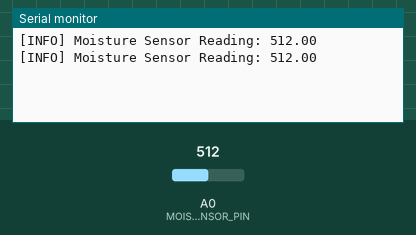
Bench run of a sketch on a simulated Arduino Uno, built with avr-gcc and run on an emulated ATmega328P. On the bench: the last lines printed to the serial monitor. The test bench sets the inputs (shaded band); at power-on: A0 (MOISTURE_SENSOR_PIN) = 512.

Above: at 5.8 s.
5.9 s: A0 (MOISTURE_SENSOR_PIN) set to 716
At 10.5 s:
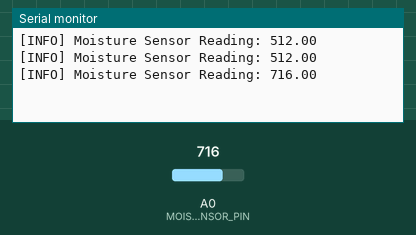
11.9 s: A0 (MOISTURE_SENSOR_PIN) set to 900
At 15.6 s:
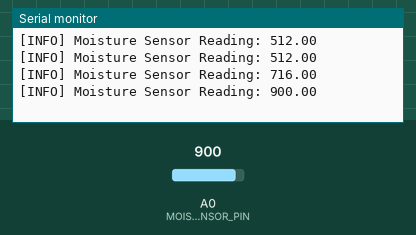
Timing chart, 0 to 17.1 s (numbered marks = the images above; inputs shaded):
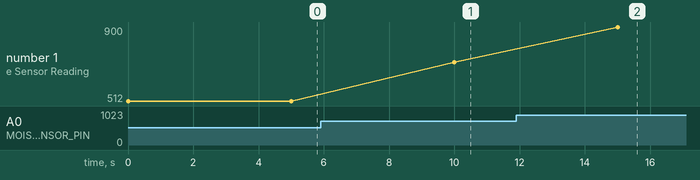

The sketch:

soil-moisture-sensor.ino
```cpp
/***************************************************************************
 * Sketch Name: IoT Sensors- Soil Moisture Sensor
 * Description: This sketch illustrates how to read soil moisture data
                from sensor
 * Created On:  January 15, 2016
 * Author:      Adeel Javed
 * Website:     http://codifythings.com
 **************************************************************************/

/***************************************************************************
 * External Libraries
 **************************************************************************/

#include <SPI.h>

/*****************************************************************************
 * Sensor Setup - Variables & Functions
 ****************************************************************************/

int MOISTURE_SENSOR_PIN = A0;
float moistureSensorValue = 0.0;

void readSensorData()
{
  //Read Mositure Sensor Value
  moistureSensorValue = analogRead(MOISTURE_SENSOR_PIN);

  //Display Readings
  Serial.print("[INFO] Moisture Sensor Reading: ");
  Serial.println(moistureSensorValue);
}

/***************************************************************************
 * Standard Arduino Functions - setup(), loop()
 **************************************************************************/

void setup()
{
  // Initialize serial port
  Serial.begin(9600);
}

void loop()
{
  readSensorData();

  delay(5000);
}
```

Measured:
- after the input at 5.9 s, the serial monitor: prints a new line after 4.1 s (image 1)
- after the input at 11.9 s, the serial monitor: prints a new line after 3.1 s (image 2)
- plotted number 1: 512 → 716 after the input at 5.9 s, 716 → 900 after the input at 11.9 s
